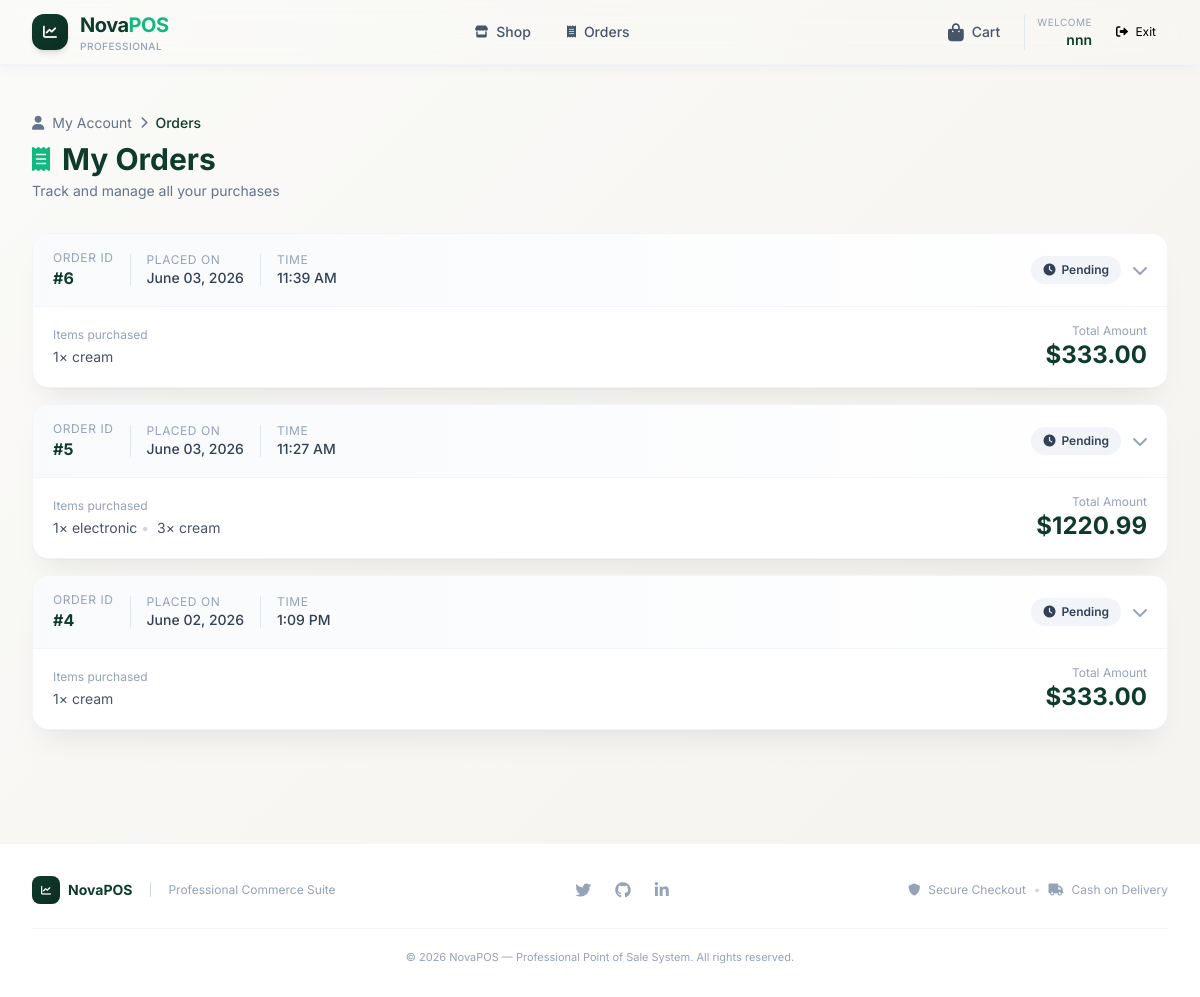
Page /cart/my-orders/ (signed in) on the committed database.
### orders/models.py (models this page shows, shortened)
class Order(models.Model):
    user = models.ForeignKey(User, on_delete=models.SET_NULL, null=True, blank=True, related_name='orders')
    full_name = models.CharField(max_length=120)
    phone = models.CharField(max_length=30)
    address = models.TextField()
    city = models.CharField(max_length=80)
    notes = models.TextField(blank=True)
    payment_method = models.CharField(max_length=30, default='cod')  # cash on delivery
    status = models.CharField(max_length=20, choices=STATUS_CHOICES, default='pending')
    total = models.DecimalField(max_digits=12, decimal_places=2, default=0)
    created_at = models.DateTimeField(auto_now_add=True)

class OrderItem(models.Model):
    order = models.ForeignKey(Order, related_name='items', on_delete=models.CASCADE)
    product = models.ForeignKey(Product, on_delete=models.SET_NULL, null=True)
    name = models.CharField(max_length=150)
    price = models.DecimalField(max_digits=10, decimal_places=2)
    quantity = models.PositiveIntegerField(default=1)
    @property
    def subtotal(self): return self.price * self.quantity

### orders/views.py (the view)
# urls.py: path('my-orders/', views.my_orders, name='my_orders'),
@login_required
def my_orders(request):
    orders = Order.objects.filter(user=request.user).order_by('-created_at')
    return render(request, 'orders/my_orders.html', {'orders': orders})

### orders/cart.py (called while the page is built)
    def __len__(self):
        return sum(i['quantity'] for i in self.cart.values())

### orders/context_processors.py (called while the page is built)
def cart_count(request):
    try:
        return {'cart_count': len(Cart(request))}
    except Exception:
        return {'cart_count': 0}

### templates/orders/my_orders.html (shortened to what this page needs)
{% extends 'base.html' %}
{% block content %}
<div class="max-w-6xl mx-auto">
  <div class="mb-8">
    <div class="flex items-center gap-2 text-sm text-slate-500 mb-2">
      <i class="fas fa-user"></i>
      <span>My Account</span>
      <i class="fas fa-chevron-right text-xs"></i>
      <span class="text-primary font-medium">Orders</span>
    </div>
    <h1 class="text-2xl md:text-3xl font-bold text-primary flex items-center gap-3">
      <i class="fas fa-receipt text-accent text-2xl"></i>
      My Orders
    </h1>
    <p class="text-slate-500 mt-1 text-sm">Track and manage all your purchases</p>
  </div>
  {% if orders %}
  <div class="space-y-4">
    {% for order in orders %}
    <div class="bg-white rounded-2xl shadow-card border border-slate-100 overflow-hidden transition-all hover:shadow-elevated">
      <div class="px-5 py-4 bg-gradient-to-r from-slate-50 to-white border-b border-slate-100 flex flex-col sm:flex-row sm:items-center sm:justify-between gap-3">
        <div class="flex items-center gap-4 flex-wrap">
          <div>
            <p class="text-xs text-slate-400 uppercase tracking-wider">Order ID</p>
            <p class="font-bold text-primary">#{{ order.id }}</p>
          </div>
          <div>
            <p class="text-xs text-slate-400 uppercase tracking-wider">Placed on</p>
            <p class="font-medium text-slate-700 text-sm">{{ order.created_at|date:'F d, Y' }}</p>
          </div>
          <div>
            <p class="text-xs text-slate-400 uppercase tracking-wider">Time</p>
            <p class="font-medium text-slate-700 text-sm">{{ order.created_at|date:'g:i A' }}</p>
          </div>
        </div>
        <div class="flex items-center gap-3">
          <span class="inline-flex items-center gap-1.5 px-3 py-1.5 rounded-full text-xs font-semibold
            {% if order.status == 'delivered' %}
              bg-emerald-100 text-emerald-700
            {% elif order.status == 'cancelled' %}
              bg-red-100 text-red-700
            {% elif order.status == 'shipped' %}
              bg-blue-100 text-blue-700
            {% elif order.status == 'processing' %}
              bg-amber-100 text-amber-700
            {% else %}
              bg-slate-100 text-slate-700
            {% endif %}
          ">
            <i class="fas
              {% if order.status == 'delivered' %}fa-check-circle
              {% elif order.status == 'cancelled' %}fa-times-circle
              {% elif order.status == 'shipped' %}fa-truck
              {% elif order.status == 'processing' %}fa-spinner fa-pulse
              {% else %}fa-clock
              {% endif %}
            "></i>
            {{ order.get_status_display }}
          </span>
          <button onclick="toggleOrderDetails('order-{{ order.id }}')" class="text-slate-400 hover:text-primary transition">
            <i class="fas fa-chevron-down" id="icon-order-{{ order.id }}"></i>
          </button>
        </div>
      </div>
      <div class="px-5 py-4 flex flex-col sm:flex-row sm:items-center sm:justify-between gap-4">
        <div class="flex-1">
          <p class="text-xs text-slate-400 mb-1">Items purchased</p>
          <div class="flex flex-wrap items-center gap-2">
            {% for item in order.items.all|slice:":3" %}
            <span class="text-sm text-slate-600">
              {{ item.quantity }}× {{ item.name }}
              {% if not forloop.last %}<span class="text-slate-300">•</span>{% endif %}
            </span>
            {% endfor %}
          </div>
        </div>
        <div class="text-right">
          <p class="text-xs text-slate-400">Total Amount</p>
          <p class="text-2xl font-bold text-primary">${{ order.total }}</p>
        </div>
      </div>
    </div>
    {% endfor %}
  </div>
  {% endif %}
</div>
{% endblock %}

### templates/base.html (shortened to what this page needs)
{% load static %}
<!doctype html>
<html lang="en">
<head>
<script src="https://cdn.tailwindcss.com"></script>
<link rel="stylesheet" href="https://cdnjs.cloudflare.com/ajax/libs/font-awesome/6.0.0-beta3/css/all.min.css">
</head>
<body class="min-h-screen flex flex-col antialiased">
<header class="sticky top-0 z-50 bg-white/98 backdrop-blur-xl border-b border-slate-100 shadow-soft">
  <div class="max-w-7xl mx-auto px-5 lg:px-8">
    <div class="flex items-center justify-between h-16 lg:h-18">
      <a href="{% url 'product_list' %}" class="flex items-center gap-3 group">
        <div class="w-9 h-9 rounded-xl bg-gradient-to-br from-primary to-primary-dark flex items-center justify-center text-white shadow-md transition group-hover:scale-105">
          <i class="fas fa-chart-line text-sm"></i>
        </div>
        <div>
          <h1 class="font-bold text-xl tracking-tight text-primary">Nova<span class="text-accent">POS</span></h1>
          <p class="text-[10px] font-medium text-slate-400 tracking-wider">PROFESSIONAL</p>
        </div>
      </a>
      <nav class="hidden md:flex items-center gap-1">
        <a href="{% url 'product_list' %}" class="px-4 py-2 rounded-lg text-slate-600 hover:text-primary hover:bg-slate-50 transition font-medium text-sm flex items-center gap-2">
          <i class="fas fa-store text-xs"></i> Shop
        </a>
        {% if user.is_authenticated %}
        <a href="{% url 'my_orders' %}" class="px-4 py-2 rounded-lg text-slate-600 hover:text-primary hover:bg-slate-50 transition font-medium text-sm flex items-center gap-2">
          <i class="fas fa-receipt text-xs"></i> Orders
        </a>
        {% endif %}
      </nav>
      <div class="flex items-center gap-2">
        <a href="{% url 'cart_detail' %}" class=" relative flex items-center gap-2 px-3 py-2 rounded-xl text-slate-600 hover:bg-green-500 transition-all ">
          <i class="fas fa-shopping-bag text-lg  "></i>
          <span class="hidden sm:inline text-sm font-medium ">Cart</span>
        </a>
        {% if user.is_authenticated %}
        <div class="hidden lg:flex items-center gap-3 pl-3 ml-1 border-l border-slate-200">
          <div class="text-right">
            <p class="text-[10px] text-slate-400 uppercase tracking-wider">Welcome</p>
            <p class="text-sm font-semibold text-primary">{{ user.first_name|default:user.username }}</p>
          </div>
          <form method="post" action="{% url 'logout' %}" class="inline">
            <button class="btn-outline !py-1.5 !px-3 text-xs hover:bg-green-500 hover:text-white rounded-xl ">
              <i class="fas fa-sign-out-alt mr-1"></i> Exit
            </button>
          </form>
        </div>
        {% endif %}
      </div>
    </div>
  </div>
</header>
<main class="flex-1 w-full py-8 md:py-12">
  <div class="max-w-7xl mx-auto px-5 lg:px-8 animate-slide-up">
    {% block content %}{% endblock %}
  </div>
</main>
<footer class="border-t border-slate-100 bg-white mt-16 py-8">
  <div class="max-w-7xl mx-auto px-5 lg:px-8">
    <div class="flex flex-col md:flex-row justify-between items-center gap-5">
      <div class="flex items-center gap-2">
        <div class="w-7 h-7 rounded-lg bg-gradient-to-br from-primary to-primary-dark flex items-center justify-center text-white">
          <i class="fas fa-chart-line text-[10px]"></i>
        </div>
        <span class="font-bold text-primary text-sm">NovaPOS</span>
        <span class="text-slate-300 text-xs mx-2">|</span>
        <span class="text-slate-400 text-xs">Professional Commerce Suite</span>
      </div>
      <div class="flex gap-6">
        <a href="#" class="text-slate-400 hover:text-primary transition"><i class="fab fa-twitter"></i></a>
        <a href="#" class="text-slate-400 hover:text-primary transition"><i class="fab fa-github"></i></a>
        <a href="#" class="text-slate-400 hover:text-primary transition"><i class="fab fa-linkedin-in"></i></a>
      </div>
      <p class="text-xs text-slate-400 flex items-center gap-2">
        <i class="fas fa-shield-alt"></i> Secure Checkout
        <span class="text-slate-300">•</span>
        <i class="fas fa-truck"></i> Cash on Delivery
      </p>
    </div>
    <div class="mt-6 pt-5 border-t border-slate-100 text-center text-[11px] text-slate-400">
      © 2026 NovaPOS — Professional Point of Sale System. All rights reserved.
    </div>
  </div>
</footer>
</body>
</html>

### templates/base.html (style rules this page uses)
* { margin: 0; padding: 0; box-sizing: border-box; }
body { background: linear-gradient(135deg, #fafaf8 0%, #f5f3ef 100%); font-family: 'Inter', sans-serif; }
.btn-outline { @apply inline-flex items-center justify-center gap-2 px-5 py-2.5 rounded-xl font-medium text-sm border border-slate-200 bg-white text-slate-700 hover:bg-slate-50 hover:border-slate-300 transition-all duration-200; }

### rows in the picture
Order: id "6", created_at "June 03, 2026", created_at "11:39 AM", status "Pending", total "333.00"
OrderItem: quantity "1", name "cream"
Order: id "5", created_at "June 03, 2026", created_at "11:27 AM", status "Pending", total "1220.99"
OrderItem: quantity "1", name "electronic"
OrderItem: quantity "3", name "cream"
Order: id "4", created_at "June 02, 2026", created_at "1:09 PM", status "Pending", total "333.00"
OrderItem: quantity "1", name "cream"

### other values in the picture
{{ user.first_name|default:user.username }} "nnn"
